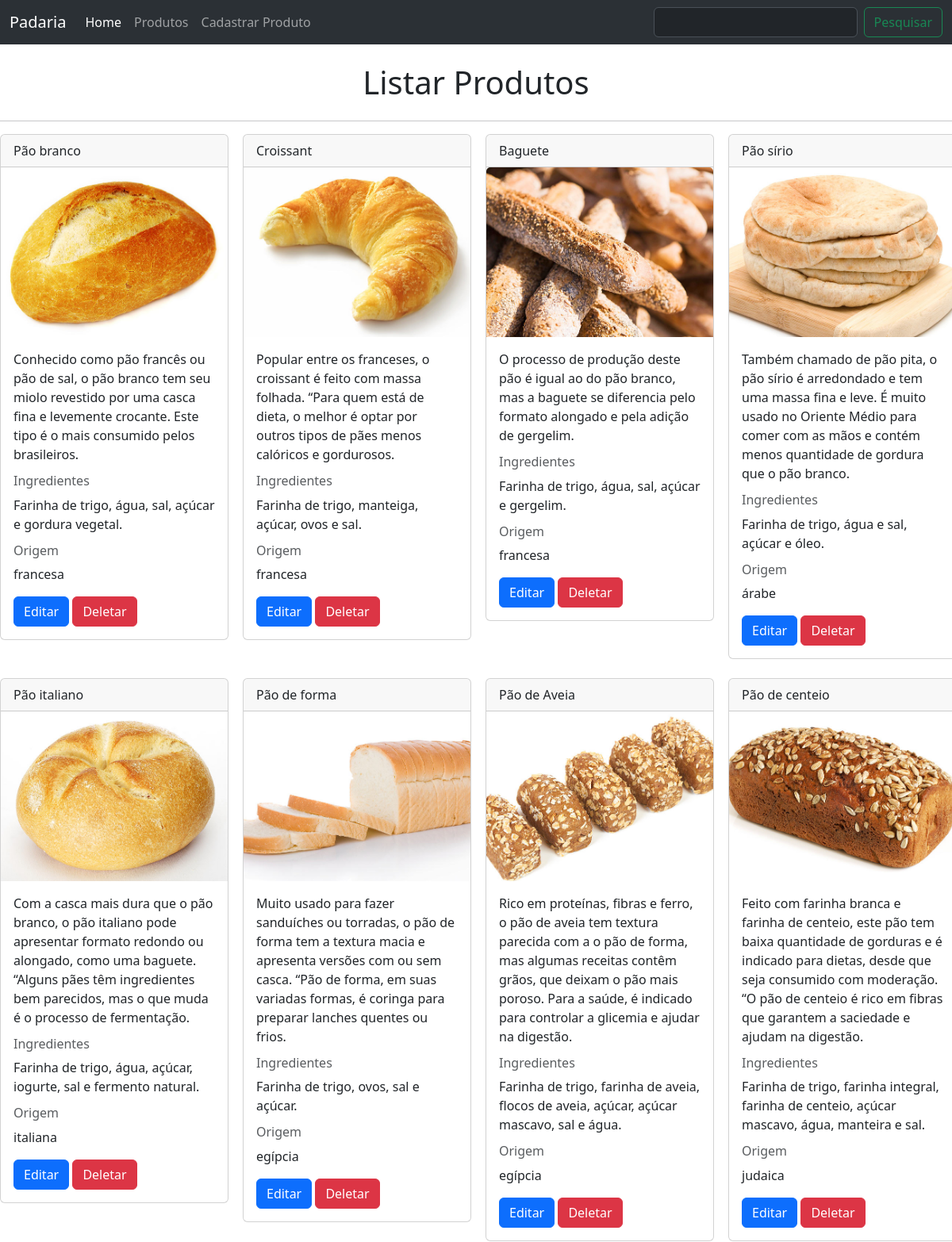
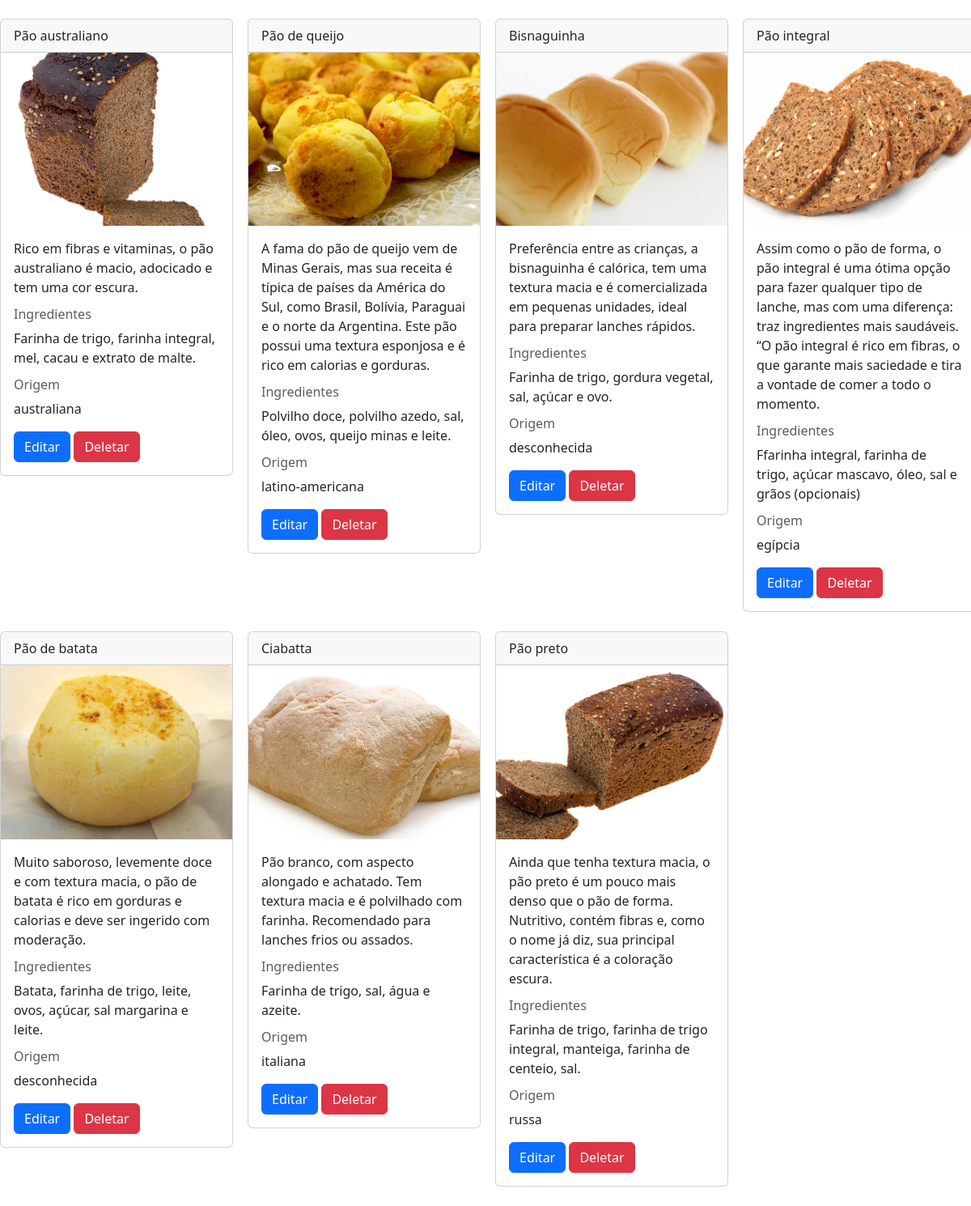
Page /listar_produtos on the committed database (2 pictures, top to bottom).
### app.py (models this page shows, shortened)
class Product(db.Model):
    __tablename__ = 'produto'
    id = db.Column(db.Integer, primary_key=True)
    nome = db.Column(db.String(100), nullable=False)
    descricao = db.Column(db.String(500))
    ingredientes = db.Column(db.String(500))
    origem = db.Column(db.String(100))
    imagem = db.Column(db.String(100))

### app.py (the view)
@app.route("/listar_produtos", methods=["GET", "POST"])
def listar_produtos():
    if request.method == "POST":
        termo = request.form["pesquisa"]
        resultado = db.session.execute(db.select(Product).filter(Product.nome.like(f'%{termo}%'))).scalars()
        return render_template("produtos.html", produtos=resultado)
    else:
        produtos = db.session.execute(db.select(Product)).scalars()
        return render_template('produtos.html', produtos=produtos)

### templates/produtos.html
{% extends 'base.html' %}
{% block pesquisa %}
<form class="d-flex"
role="search"
action="{{url_for('listar_produtos')}}" method="POST">
    <input class="form-control me-2" type="search" aria-label="Search" name="pesquisa">
    <button class="btn btn-outline-success" type="submit">Pesquisar</button>
  </form>
{% endblock %}
{% block main %}
<div class="conteiner">
    <br>
    <div class="d-flex justify-content-center">
        <h1>Listar Produtos</h1>
    </div>
    <hr>
    <div class="row">
        {% for produto in produtos %}
        <div class="col-md-3">
            <div class="card" style="width: 18rem;">
                <div class="card-header">
                    {{produto.nome}}
                  </div>
                <img
                src="{{url_for('static', filename='imagens/'+produto.imagem)}}"
                class="card-img-top"
                alt="{{produto.nome}}">
                <div class="card-body">
                    <p class="card-text">{{produto.descricao}}</p>
                    <h6 class="card-subtitle mb-2 text-body-secondary">Ingredientes</h6>
                    <p>{{produto.ingredientes}}</p>
                    <h6 class="card-subtitle mb-2 text-body-secondary">Origem</h6>
                    <p>{{produto.origem}}</p>
                    <a href="{{url_for('editar_produtos', id=produto.id)}}" class="btn btn-primary">Editar</a>
                    <a href="{{url_for('deletar_produto', id=produto.id)}}" onclick="return confirm('Deseja realmente deletar este produto?')" class="btn btn-danger">Deletar</a>
                </div>
            </div>
            <br>
        </div>
        {% endfor %}
    </div>
</div>
{% endblock %}

### templates/base.html (shortened to what this page needs)
<!DOCTYPE html>
<html lang="pt-BR">
<head>
    <link href="https://cdn.jsdelivr.net/npm/bootstrap@5.3.3/dist/css/bootstrap.min.css" rel="stylesheet">
</head>
<body>
    <header>
        <nav class="navbar navbar-expand-lg bg-body-tertiary" data-bs-theme="dark">
            <div class="container-fluid">
              <a class="navbar-brand" href="#">Padaria</a>
              <div class="collapse navbar-collapse" id="navbarSupportedContent">
                <ul class="navbar-nav me-auto mb-2 mb-lg-0">
                  <li class="nav-item">
                    <a class="nav-link active" aria-current="page" href="{{url_for('home')}}">Home</a>
                  </li>
                  <li class="nav-item">
                    <a class="nav-link" href="{{url_for('listar_produtos')}}">Produtos</a>
                  </li>
                  <li class="nav-item">
                    <a class="nav-link" href="{{url_for('cadastrar_produto')}}">Cadastrar Produto</a>
                  </li>
                </ul>
                {% block pesquisa %}
                {% endblock %}
              </div>
            </div>
          </nav>
    </header>
    <main>
        {% block main %}
        {% endblock %}
    </main>
</body>
</html>

### rows in the picture
Product: nome "Pão branco", imagem (picture), descricao "Conhecido como pão francês ou pão de sal, o pão branco tem seu miolo revestido por uma casca fina e levemente crocante. Este tipo é o mais consumido pelos brasileiros.", ingredientes "Farinha de trigo, água, sal, açúcar e gordura vegetal.", origem "francesa"
Product: nome "Croissant", imagem (picture), descricao "Popular entre os franceses, o croissant é feito com massa folhada. “Para quem está de dieta, o melhor é optar por outros tipos de pães menos calóricos e gordurosos.", ingredientes "Farinha de trigo, manteiga, açúcar, ovos e sal.", origem "francesa"
Product: nome "Baguete", imagem (picture), descricao "O processo de produção deste pão é igual ao do pão branco, mas a baguete se diferencia pelo formato alongado e pela adição de gergelim.", ingredientes "Farinha de trigo, água, sal, açúcar e gergelim.", origem "francesa"
Product: nome "Pão sírio", imagem (picture), descricao "Também chamado de pão pita, o pão sírio é arredondado e tem uma massa fina e leve. É muito usado no Oriente Médio para comer com as mãos e contém menos quantidade de gordura que o pão branco.", ingredientes "Farinha de trigo, água e sal, açúcar e óleo.", origem "árabe"
Product: nome "Pão italiano", imagem (picture), descricao "Com a casca mais dura que o pão branco, o pão italiano pode apresentar formato redondo ou alongado, como uma baguete. “Alguns pães têm ingredientes bem parecidos, mas o que muda é o processo de fermentação.", ingredientes "Farinha de trigo, água, açúcar, iogurte, sal e fermento natural.", origem "italiana"
Product: nome "Pão de forma", imagem (picture), descricao "Muito usado para fazer sanduíches ou torradas, o pão de forma tem a textura macia e apresenta versões com ou sem casca. “Pão de forma, em suas variadas formas, é coringa para preparar lanches quentes ou frios.", ingredientes "Farinha de trigo, ovos, sal e açúcar.", origem "egípcia"
Product: nome "Pão de Aveia", imagem (picture), descricao "Rico em proteínas, fibras e ferro, o pão de aveia tem textura parecida com a o pão de forma, mas algumas receitas contêm grãos, que deixam o pão mais poroso. Para a saúde, é indicado para controlar a glicemia e ajudar na digestão.", ingredientes "Farinha de trigo, farinha de aveia, flocos de aveia, açúcar, açúcar mascavo, sal e água.", origem "egípcia"
Product: nome "Pão de centeio", imagem (picture), descricao "Feito com farinha branca e farinha de centeio, este pão tem baixa quantidade de gorduras e é indicado para dietas, desde que seja consumido com moderação. “O pão de centeio é rico em fibras que garantem a saciedade e ajudam na digestão.", ingredientes "Farinha de trigo, farinha integral, farinha de centeio, açúcar mascavo, água, manteira e sal.", origem "judaica"
Product: nome "Pão australiano", imagem (picture), descricao "Rico em fibras e vitaminas, o pão australiano é macio, adocicado e tem uma cor escura.", ingredientes "Farinha de trigo, farinha integral, mel, cacau e extrato de malte.", origem "australiana"
Product: nome "Pão de queijo", imagem (picture), descricao "A fama do pão de queijo vem de Minas Gerais, mas sua receita é típica de países da América do Sul, como Brasil, Bolívia, Paraguai e o norte da Argentina. Este pão possui uma textura esponjosa e é rico em calorias e gorduras.", ingredientes "Polvilho doce, polvilho azedo, sal, óleo, ovos, queijo minas e leite.", origem "latino-americana"
Product: nome "Bisnaguinha", imagem (picture), descricao "Preferência entre as crianças, a bisnaguinha é calórica, tem uma textura macia e é comercializada em pequenas unidades, ideal para preparar lanches rápidos.", ingredientes "Farinha de trigo, gordura vegetal, sal, açúcar e ovo.", origem "desconhecida"
Product: nome "Pão integral", imagem (picture), descricao "Assim como o pão de forma, o pão integral é uma ótima opção para fazer qualquer tipo de lanche, mas com uma diferença: traz ingredientes mais saudáveis. “O pão integral é rico em fibras, o que garante mais saciedade e tira a vontade de comer a todo o momento.", ingredientes "Ffarinha integral, farinha de trigo, açúcar mascavo, óleo, sal e grãos (opcionais)", origem "egípcia"
Product: nome "Pão de batata", imagem (picture), descricao "Muito saboroso, levemente doce e com textura macia, o pão de batata é rico em gorduras e calorias e deve ser ingerido com moderação.", ingredientes "Batata, farinha de trigo, leite, ovos, açúcar, sal margarina e leite.", origem "desconhecida"
Product: nome "Ciabatta", imagem (picture), descricao "Pão branco, com aspecto alongado e achatado. Tem textura macia e é polvilhado com farinha. Recomendado para lanches frios ou assados.", ingredientes "Farinha de trigo, sal, água e azeite.", origem "italiana"
Product: nome "Pão preto", imagem (picture), descricao "Ainda que tenha textura macia, o pão preto é um pouco mais denso que o pão de forma. Nutritivo, contém fibras e, como o nome já diz, sua principal característica é a coloração escura.", ingredientes "Farinha de trigo, farinha de trigo integral, manteiga, farinha de centeio, sal.", origem "russa"
